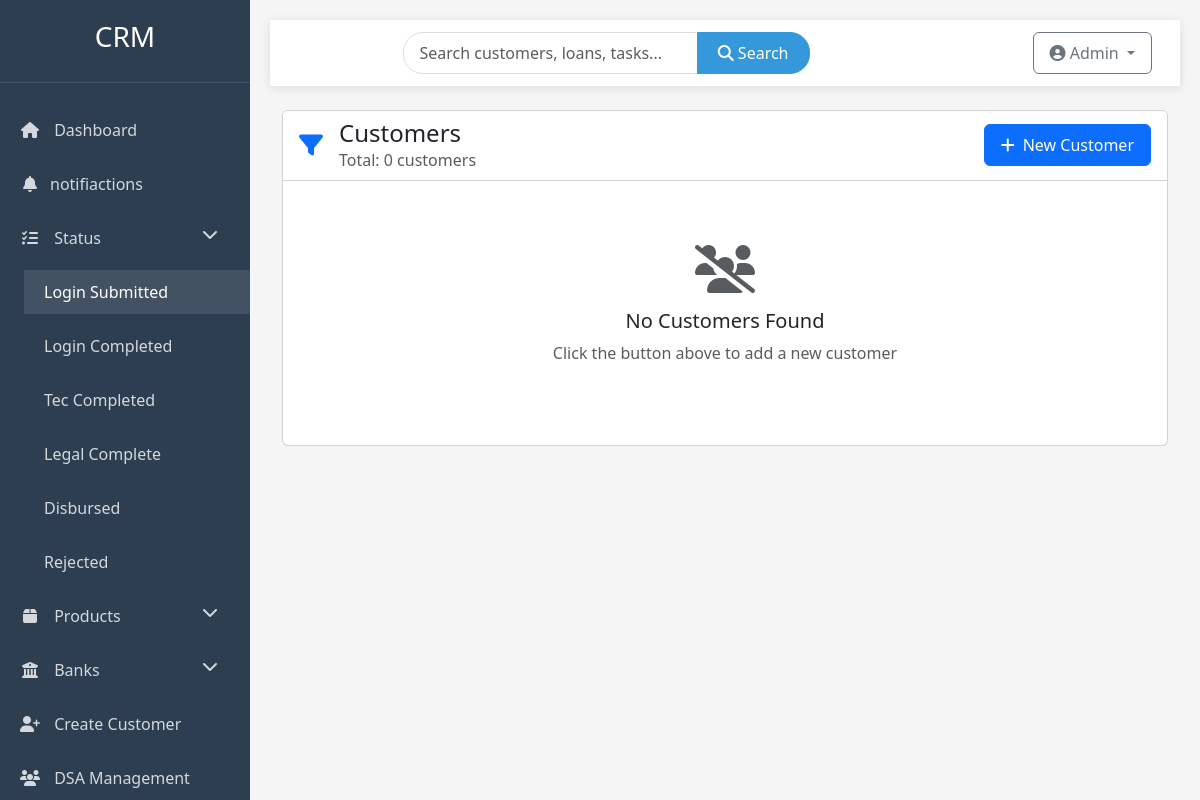
/status_filter/login_submit (signed in), run on an earlier commit of the app's database.
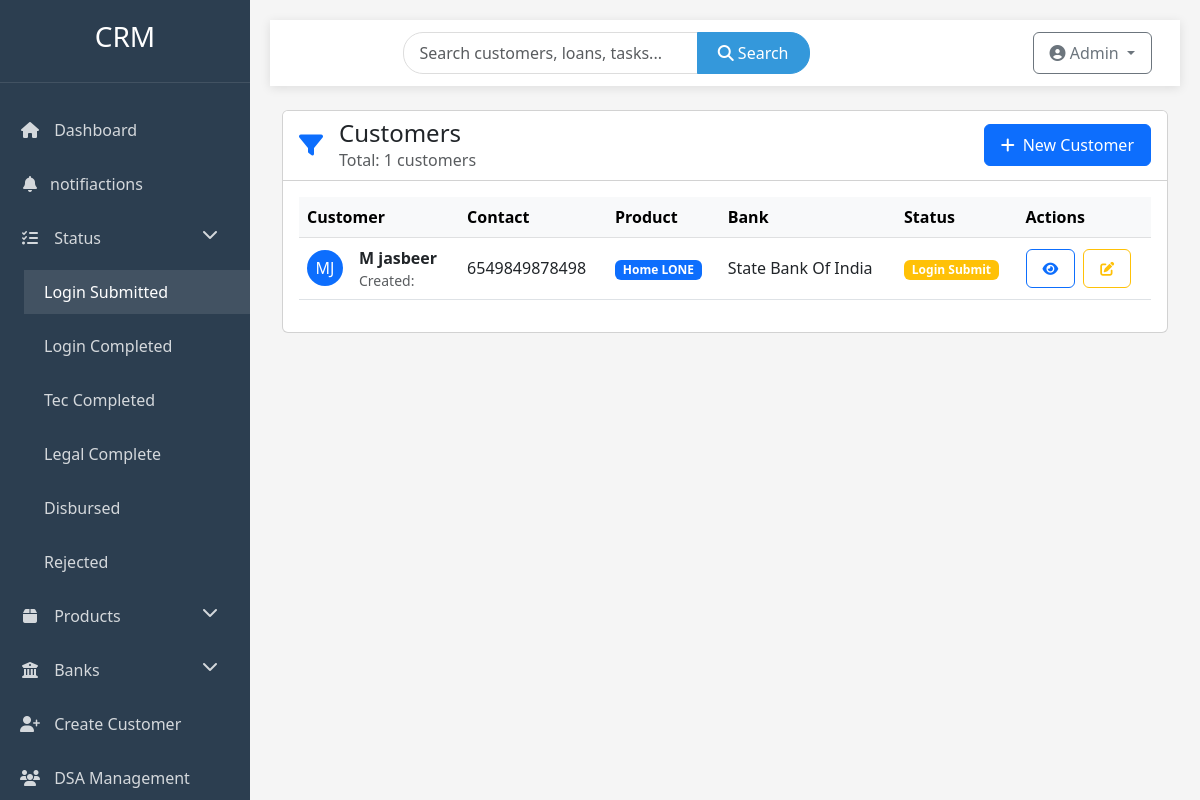
And on a later commit of the database.
### profiles/models.py (models this page shows, shortened)
class Customer(models.Model):
    user = models.ForeignKey(Account, on_delete=models.CASCADE, null=True, blank=True,related_name='customers' )
    f_name = models.CharField(max_length=50)
    l_name = models.CharField(max_length=50)
    phone_num = models.IntegerField()
    product = models.CharField(choices=PRODUCT_CHOICE, max_length=20)
    bank = models.CharField(choices=BANK_CHOICE, max_length=20)
    status = models.CharField(choices=STATUS_CHOICES, max_length=20)
    type = models.CharField(choices=TYPE_CHOICES, max_length=4)
    dsa = models.ForeignKey(DSA, on_delete=models.SET_NULL, null=True, blank=True)
    created_date = models.DateField(auto_now_add=True)

### profiles/views.py (the view)
# urls.py: path('status_filter/<slug:status>',views.status_filter.as_view(),name='status_filter'),
class status_filter(View):
    def get(self,request,status):
        customers =Customer.objects.filter(user=request.user,status=status)
        return render(request,'status_filter.html',{'customers':customers,'status':status})

### templates/status_filter.html (shortened to what the changed rows need)
{% extends 'base.html' %}
{% block content %}
<div class="row animate-fade">
    <div class="col-12">
        <div class="card">
            <div class="card-header bg-white">
                <div class="d-flex justify-content-between align-items-center">
                    <div class="d-flex align-items-center">
                        <div>
                            <h4 class="mb-0">{{ status_name }} Customers</h4>
                            <p class="text-muted mb-0">Total: {{ customers.count }} customers</p>
                        </div>
                    </div>
                </div>
            </div>
            <div class="card-body">
                {% if customers %}
                <div class="table-responsive">
                    <table class="table table-hover align-middle">
                        <thead class="table-light">
                            <tr>
                                <th>Customer</th>
                                <th>Contact</th>
                                <th>Product</th>
                                <th>Bank</th>
                                <th>Status</th>
                                <th>Actions</th>
                            </tr>
                        </thead>
                        <tbody>
                            {% for customer in customers %}
                            <tr>
                                <td>
                                    <div class="d-flex align-items-center">
                                        <div class="avatar bg-primary text-white rounded-circle d-flex align-items-center justify-content-center me-3" style="width: 36px; height: 36px;">
                                            {{ customer.f_name|first|upper }}{{ customer.l_name|first|upper }}
                                        </div>
                                        <div>
                                            <strong>{{ customer.f_name }} {{ customer.l_name }}</strong>
                                            <div class="text-muted small">Created: {{ customer.created_at|date:"M d, Y" }}</div>
                                        </div>
                                    </div>
                                </td>
                                <td>{{ customer.phone_num }}</td>
                                <td>
                                    <span class="badge
                                        {% if customer.product == 'HL' %}bg-primary
                                        {% elif customer.product == 'PL' %}bg-success
                                        {% elif customer.product == 'BL' %}bg-warning
                                        {% elif customer.product == 'CL' %}bg-info
                                        {% else %}bg-secondary{% endif %}">
                                        {{ customer.get_product_display }}
                                    </span>
                                </td>
                                <td>{{ customer.get_bank_display }}</td>
                                <td>
                                    <span class="badge bg-{% if customer.status == 'disp' %}success{% elif customer.status == 'reject' %}danger{% else %}warning{% endif %}">
                                        {{ customer.get_status_display }}
                                    </span>
                                </td>
                                <td>
                                    <div class="d-flex gap-2">
                                        <a href="{% url 'details' customer.pk %}" class="btn btn-sm btn-outline-primary">
                                            <i class="fas fa-eye"></i>
                                        </a>
                                        <a href="{% url 'edit' customer.pk %}" class="btn btn-sm btn-outline-warning">
                                            <i class="fas fa-edit"></i>
                                        </a>
                                    </div>
                                </td>
                            </tr>
                            {% endfor %}
                        </tbody>
                    </table>
                </div>
                {% else %}
                <div class="text-center py-5">
                    <i class="fas fa-users-slash fa-3x text-muted mb-3"></i>
                    <h5>No {{ status_name }} Customers Found</h5>
                    <p class="text-muted">Click the button above to add a new customer</p>
                </div>
                {% endif %}
            </div>
        </div>
    </div>
</div>
{% endblock %}

What changed in the data, as far as the page shows it:
added Customer: f_name|first "M", l_name|first "J", f_name "M", l_name "jasbeer", phone_num "6549849878498", product "Home LONE", bank "State Bank Of India", status "Login Submit"
Also different on the page:
{{ customers.count }}: "0" → "1"
text no longer shown: "No Customers Found Click the button above to add a new customer"
text now shown: "Customer Contact Product Bank Status Actions"
